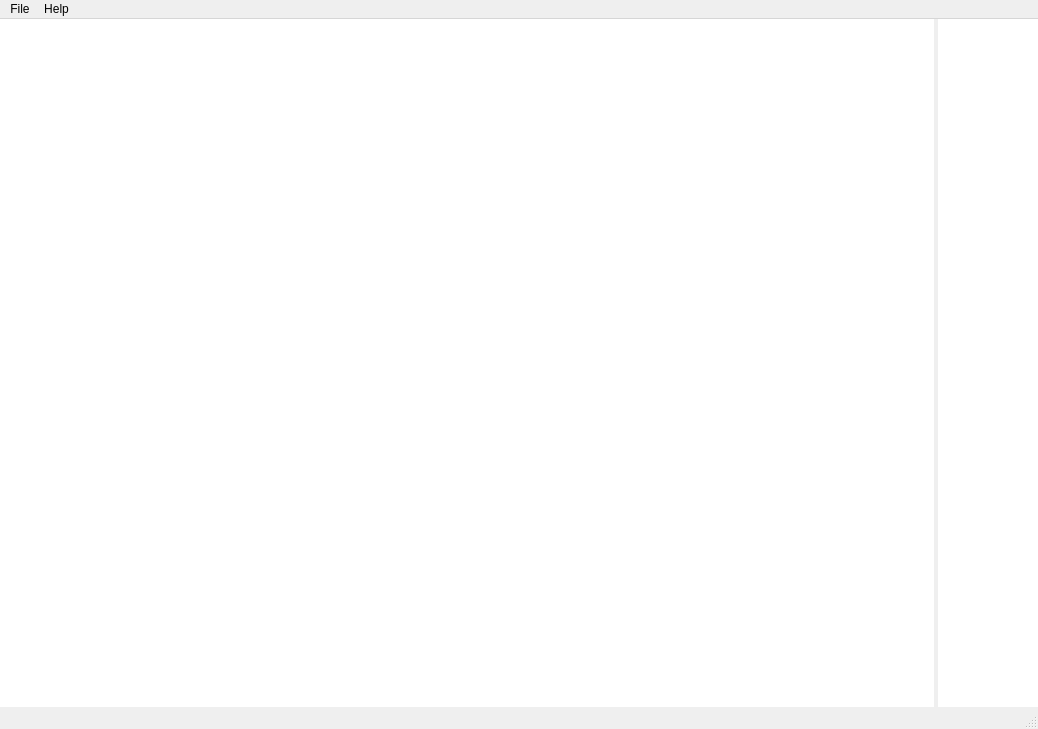
<?xml version="1.0" encoding="UTF-8"?>
<ui version="4.0">
 <class>MainWindow</class>
 <widget class="QMainWindow" name="MainWindow">
  <property name="geometry">
   <rect>
    <x>0</x>
    <y>0</y>
    <width>1038</width>
    <height>729</height>
   </rect>
  </property>
  <property name="windowTitle">
   <string>Okuma IGF Viewer</string>
  </property>
  <property name="windowIcon">
   <iconset>
    <normaloff>icons/icons8-photo-viewer-48.png</normaloff>icons/icons8-photo-viewer-48.png</iconset>
  </property>
  <widget class="QWidget" name="centralwidget">
   <layout class="QHBoxLayout" name="horizontalLayout">
    <property name="spacing">
     <number>4</number>
    </property>
    <property name="leftMargin">
     <number>0</number>
    </property>
    <property name="topMargin">
     <number>0</number>
    </property>
    <property name="rightMargin">
     <number>0</number>
    </property>
    <property name="bottomMargin">
     <number>0</number>
    </property>
    <item>
     <widget class="QTableWidget" name="tableWidget">
      <property name="focusPolicy">
       <enum>Qt::NoFocus</enum>
      </property>
      <property name="frameShape">
       <enum>QFrame::NoFrame</enum>
      </property>
      <property name="editTriggers">
       <set>QAbstractItemView::NoEditTriggers</set>
      </property>
      <property name="tabKeyNavigation">
       <bool>false</bool>
      </property>
      <property name="showDropIndicator" stdset="0">
       <bool>false</bool>
      </property>
      <property name="dragDropOverwriteMode">
       <bool>false</bool>
      </property>
      <property name="selectionMode">
       <enum>QAbstractItemView::NoSelection</enum>
      </property>
      <property name="selectionBehavior">
       <enum>QAbstractItemView::SelectItems</enum>
      </property>
      <property name="showGrid">
       <bool>false</bool>
      </property>
      <property name="cornerButtonEnabled">
       <bool>false</bool>
      </property>
      <property name="rowCount">
       <number>0</number>
      </property>
      <property name="columnCount">
       <number>0</number>
      </property>
      <attribute name="horizontalHeaderVisible">
       <bool>false</bool>
      </attribute>
      <attribute name="horizontalHeaderMinimumSectionSize">
       <number>39</number>
      </attribute>
      <attribute name="verticalHeaderVisible">
       <bool>false</bool>
      </attribute>
      <attribute name="verticalHeaderMinimumSectionSize">
       <number>23</number>
      </attribute>
     </widget>
    </item>
    <item>
     <widget class="QListWidget" name="listWidget">
      <property name="maximumSize">
       <size>
        <width>100</width>
        <height>16777215</height>
       </size>
      </property>
      <property name="frameShape">
       <enum>QFrame::NoFrame</enum>
      </property>
     </widget>
    </item>
   </layout>
  </widget>
  <widget class="QMenuBar" name="menubar">
   <property name="geometry">
    <rect>
     <x>0</x>
     <y>0</y>
     <width>1038</width>
     <height>26</height>
    </rect>
   </property>
   <widget class="QMenu" name="menuFile">
    <property name="title">
     <string>File</string>
    </property>
    <addaction name="actionUpdate"/>
    <addaction name="separator"/>
    <addaction name="actionDatabase_Viewer"/>
    <addaction name="separator"/>
    <addaction name="actionExit"/>
   </widget>
   <widget class="QMenu" name="menuHelp">
    <property name="title">
     <string>Help</string>
    </property>
    <addaction name="actionAbout"/>
   </widget>
   <addaction name="menuFile"/>
   <addaction name="menuHelp"/>
  </widget>
  <widget class="QStatusBar" name="statusbar"/>
  <action name="actionUpdate">
   <property name="icon">
    <iconset>
     <normaloff>icons/icons8-update-48.png</normaloff>icons/icons8-update-48.png</iconset>
   </property>
   <property name="text">
    <string>Update</string>
   </property>
  </action>
  <action name="actionAbout">
   <property name="icon">
    <iconset>
     <normaloff>icons/icons8-about-48.png</normaloff>icons/icons8-about-48.png</iconset>
   </property>
   <property name="text">
    <string>About</string>
   </property>
  </action>
  <action name="actionExit">
   <property name="icon">
    <iconset>
     <normaloff>icons/icons8-exit-sign-48.png</normaloff>icons/icons8-exit-sign-48.png</iconset>
   </property>
   <property name="text">
    <string>Exit</string>
   </property>
  </action>
  <action name="actionDatabase_Viewer">
   <property name="icon">
    <iconset>
     <normaloff>icons/icons8-database-48.png</normaloff>icons/icons8-database-48.png</iconset>
   </property>
   <property name="text">
    <string>Database Viewer</string>
   </property>
  </action>
 </widget>
 <resources/>
 <connections/>
</ui>
